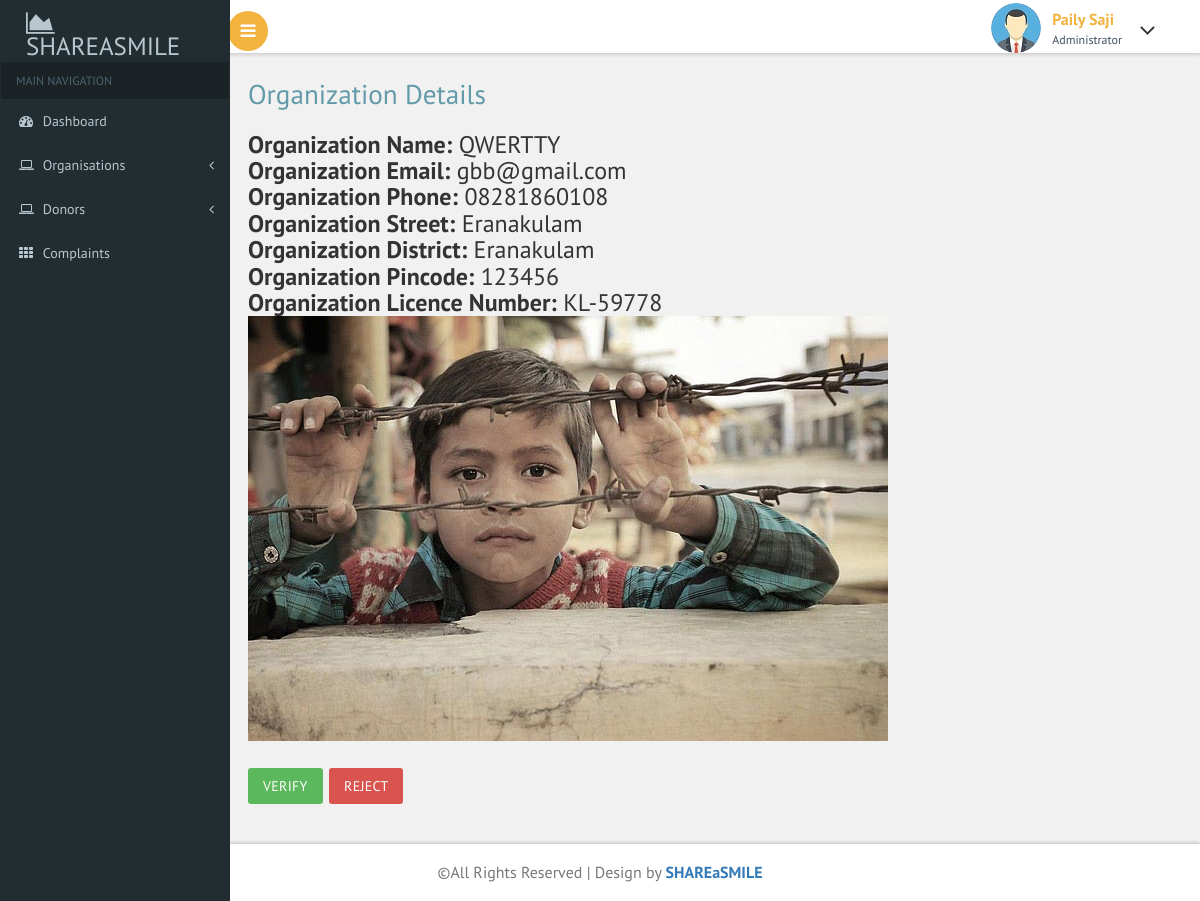
Page /admin/showdeatils.php?email=gbb@gmail.com on the committed database.
### tables this page shows
CREATE TABLE `registration_organisation` (
  `full_name` varchar(100) NOT NULL,
  `email` varchar(100) NOT NULL,
  `phone` varchar(20) NOT NULL,
  `street` varchar(100) NOT NULL,
  `district` varchar(100) NOT NULL,
  `pincode` varchar(10) NOT NULL,
  `organisation_id` int(11) NOT NULL,
  `organisation_name` varchar(100) NOT NULL,
  `organisation_email` varchar(100) NOT NULL,
  `organisation_phone` varchar(20) NOT NULL,
  `organisation_street` varchar(100) NOT NULL,
  `organistion_district` varchar(100) NOT NULL,
  `organisation_pincode` varchar(10) NOT NULL,
  `organisation_licence_number` varchar(50) NOT NULL,
  `organisation_licence_file` varchar(200) NOT NULL,
  `verify_status` int(11) NOT NULL
);

### admin/showdeatils.php (the view, shortened to what this page needs)
<?php
include("header.php");
?>
<div id="page-wrapper">
    <div class="main-page">
        <h2 class="title1">Organization Details</h2>
        <?php
        require("connect.php");
        $email = $_GET['email'];
        $stmt = $conn->prepare("SELECT * FROM registration_organisation WHERE organisation_email = ?");
        $stmt->bind_param("s", $email);
        $stmt->execute();
        $res = $stmt->get_result();
        if ($res->num_rows > 0) {
            while ($row = $res->fetch_assoc()) {
                echo "<h3><b>Organization Name:</b> " . $row['organisation_name'] . "<br>";
                echo "<b>Organization Email:</b> " . $row['organisation_email'] . "<br>";
                echo "<b>Organization Phone:</b> " . $row['organisation_phone'] . "<br>";
                echo "<b>Organization Street:</b> " . $row['organisation_street'] . "<br>";
                echo "<b>Organization District:</b> " . $row['organistion_district'] . "<br>";
                echo "<b>Organization Pincode:</b> " . $row['organisation_pincode'] . "<br>";
                echo "<b>Organization Licence Number:</b> " . $row['organisation_licence_number'] . "<br>";
                ?>
                <img src="../log/<?php echo $row['organisation_licence_file'] ?>">
                <?php
                echo '<br><br>';
                echo '<a class="btn btn-success" href="verify.php?email=' . $row['organisation_email'] . '">Verify</a>';
                echo '<a class="btn btn-danger" href="reject.php?email=' . $row['organisation_email'] . '">Reject</a>';
                echo '</h3>';
            }
        }
        ?>
    </div>
</div>
<?php
include("footer.php");
?>

### admin/css/custom.css (style rules this page uses)
#page-wrapper { padding:5em 2em 2.5em; background-color: #F1F1F1; }

### rows in the picture
registration_organisation: organisation_name "QWERTTY", organisation_email "gbb@gmail.com", organisation_phone "08281860108", organisation_street "Eranakulam", organistion_district "Eranakulam", organisation_pincode "123456", organisation_licence_number "KL-59778", organisation_licence_file (picture)
